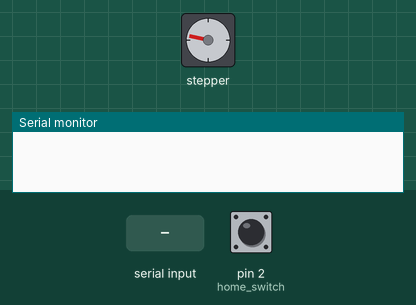
A sketch run on a simulated Arduino Uno, built with avr-gcc and run on an emulated ATmega328P. Parts: stepper motor, the last lines printed to the serial monitor. The inputs (shaded band) are chosen by the test bench; at power-on: pin 2 (home_switch) HIGH. Stepper angles assume 200 steps per turn.

Above: at 0.8 s.
0.9 s: pin 2 (home_switch) pulled LOW for 0.15 s
3.9 s: "<90,45>" received over Serial
At 4.7 s:
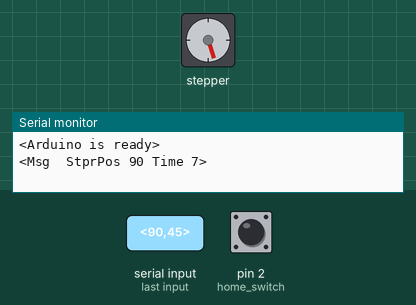
5.5 s: "<30,150>" received over Serial
At 6.0 s:
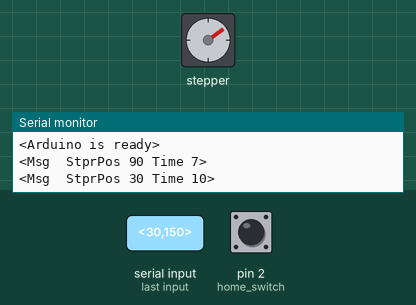
7.1 s: "<5>" received over Serial
At 7.8 s:
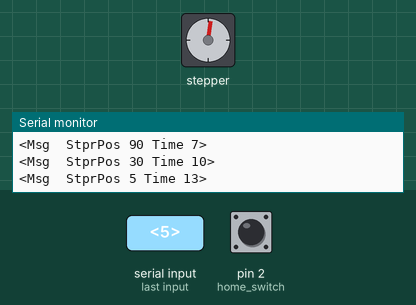
Timing chart, 0 to 9.6 s (numbered marks = the images above; inputs shaded):
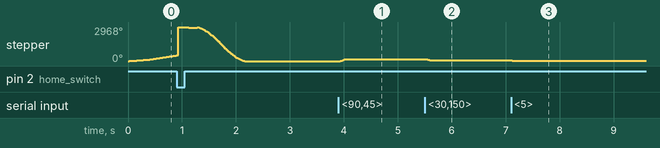

Measured:
- after the input at 3.9 s, stepper: turns 162° clockwise in 0.12 s, starting at once
- after the input at 5.5 s, stepper: turns 108° counter-clockwise, starting at once
- after the input at 7.1 s, stepper: turns 45° counter-clockwise, starting at once

The sketch:

Arduino.ino
```cpp
#include "AccelStepper.h"
AccelStepper stepperX(1, 3, 6);

#define home_switch 2

const byte buffSize = 40;
char inputBuffer[buffSize];
const char startMarker = '<';
const char endMarker = '>';
byte bytesRecvd = 0;
boolean readInProgress = false;
boolean newDataFromPC = false;

char messageFromPC[buffSize] = {0};

int newPosition = 0;

unsigned long curMillis;

unsigned long prevReplyToPCmillis = 0;
unsigned long replyToPCinterval = 1000;

void setup() {
  Serial.begin(9600);
  // initialize the stepper
  setupStepper();

  // tell the PC we are ready
  Serial.println("<Arduino is ready>");
}

void setupStepper(){
  long initial_homing = -1;

  pinMode(home_switch, INPUT_PULLUP);

  delay(5);  // Wait for EasyDriver wake up

  //  Set Max Speed and Acceleration of each Steppers at startup for homing
  stepperX.setMaxSpeed(1000.0);      // Set Max Speed of Stepper (Slower to get better accuracy)
  stepperX.setAcceleration(1000.0);  // Set Acceleration of Stepper

  while (digitalRead(home_switch)) {  // Make the Stepper move CCW until the switch is activated
    stepperX.moveTo(initial_homing);  // Set the position to move to
    initial_homing++;  // Decrease by 1 for next move if needed
    stepperX.run();  // Start moving the stepper
    delay(2);
  }
  stepperX.setCurrentPosition(1650);

  stepperX.runToNewPosition(1610);
  stepperX.setCurrentPosition(1650);

  stepperX.setMaxSpeed(16000.0);      // Set Max Speed of Stepper (Faster for regular movements)
  stepperX.setAcceleration(16000.0);  // Set Acceleration of Stepper
}


void loop() {
  curMillis = millis();
  getDataFromPC();
  updateStepperPosition();
  replyToPC();
}

void getDataFromPC() {
    // receive data from PC and save it into inputBuffer

  if(Serial.available() > 0) {

    char x = Serial.read();

      // the order of these IF clauses is significant

    if (x == endMarker) {
      readInProgress = false;
      newDataFromPC = true;
      inputBuffer[bytesRecvd] = 0;
      parseData();
    }

    if(readInProgress) {
      inputBuffer[bytesRecvd] = x;
      bytesRecvd ++;
      if (bytesRecvd == buffSize) {
        bytesRecvd = buffSize - 1;
      }
    }

    if (x == startMarker) {
      bytesRecvd = 0;
      readInProgress = true;
    }
  }
}


void parseData() {
  newPosition = atoi(inputBuffer);     // convert this part to an integer
}

void replyToPC() {
  if (newDataFromPC) {
    newDataFromPC = false;
    Serial.print("<Msg ");
    Serial.print(messageFromPC);
    Serial.print(" StprPos ");
    Serial.print(newPosition);
    Serial.print(" Time ");
    Serial.print(curMillis >> 9); // divide by 512 is approx = half-seconds
    Serial.println(">");
  }
}

void updateStepperPosition(){
  stepperX.runToNewPosition(newPosition);
}
```
